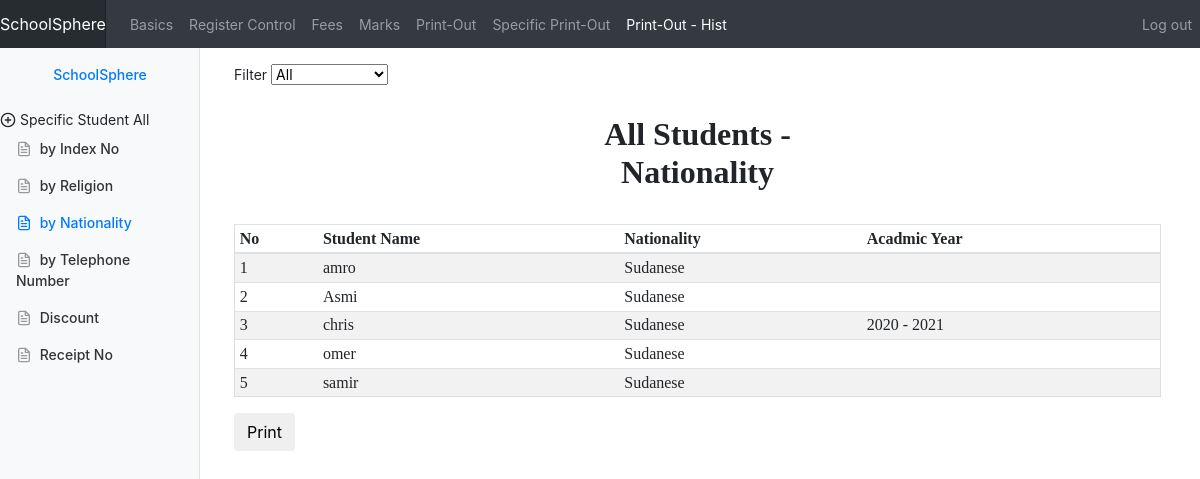
The app's page /SReportAllStudents_nationality.php (signed in) with its own data.
### tables this page shows
CREATE TABLE `student` (
  `Id_Student` int(15) NOT NULL,
  `StudentName` varchar(20) NOT NULL,
  `Dateofbirth` date NOT NULL,
  `Nationality` varchar(20) NOT NULL,
  `Religion` varchar(20) NOT NULL,
  `Address_area` varchar(255) NOT NULL,
  `phone1` varchar(20) NOT NULL,
  `phone2` varchar(20) NOT NULL,
  `Email` varchar(150) NOT NULL,
  `IndexNo` varchar(20) NOT NULL,
  `acadmicyear` varchar(15) NOT NULL,
  `whodidit` varchar(25) NOT NULL DEFAULT 'admin',
  `whenwasit` timestamp NOT NULL DEFAULT current_timestamp()
);

### SReportAllStudents_nationality.php (the view, shortened to what this page needs)
<?php
require_once("config.php");
require_once('sidebar.php');
?>
<!doctype html>
<html lang="en">
  <head>
    <link href="css/bootstrap.min.css" rel="stylesheet">
    <link href="dashboard.css" rel="stylesheet">
  </head>
  <body>
    <main role="main" class="col-md-9 ml-sm-auto col-lg-10 pt-3 px-4">
      <form method="GET" action="<?php echo $_SERVER['PHP_SELF']; ?>">
        Filter
        <?php
$mywhere = "";
?>
        <select name="part" onchange='this.form.submit()'>
          <?php
switch ($_GET['part'])
{
      ?>
          <?php
default:
  ?>
          <option>All</option>
          <?php
}
?>
        </select>
      </form>
      <div id="printableArea" class="box-body" style="font-family:'Droid Arabic Naskh', serif;">
        <h2><?php include('headerforprint.php'); ?></h2>
        <div class="table-responsive">
          <?php
         $SqlCommandForCFe = " SELECT `Id_Student`, `StudentName`, `Dateofbirth`, `Nationality`, `Religion`, `IndexNo` ,
         `acadmicyear` FROM `student` $mywhere order by StudentName ";
        $CheckIfHereInF      = mysqli_query($link, $SqlCommandForCFe);
        ?>
          <table id="myTable" class="table table-striped table-sm">
            <thead>
              <tr>
                <th onclick="sortTableNumber(0)">No</th>
                <th onclick="sortTable(1)">Student Name</th>
                <th onclick="sortTable(2)">Nationality</th>
                <th onclick="sortTable(3)">Acadmic Year</th>
              </tr>
            </thead>
            <tbody>
              <?php
            $count = 1;
            while ($CheckIfReturnInF   = mysqli_fetch_array($CheckIfHereInF)) {
              echo "<tr>";
              echo "  <td>" . $count . "</td>";
              $count++;
              echo "  <td>" . $CheckIfReturnInF['StudentName'] . "</td>";
              echo "  <td>" . $CheckIfReturnInF['Nationality'] . "</td>";
              echo " <td>" . $CheckIfReturnInF['acadmicyear'] . "</td>";
              echo "</tr>";
            }
            ?>
            </tbody>
          </table>
          </head>
</html>
<button type="submit" onclick="printDiv('printableArea')" class="btn btn-default">Print</button>

### dashboard.css (style rules this page uses)
body { font-size: .875rem; }

### SReportAllStudents_nationality.php (style rules this page uses)
table { border-spacing: 0; width: 100%; border: 1px solid #ddd; }
th { cursor: pointer; }
th, td { text-align: left; padding: 16px; }

### records on screen
student: StudentName "amro", Nationality "Sudanese"
student: StudentName "Asmi", Nationality "Sudanese"
student: StudentName "chris", Nationality "Sudanese", acadmicyear "2020 - 2021"
student: StudentName "omer", Nationality "Sudanese"
student: StudentName "samir", Nationality "Sudanese"

### other values on screen
$SYSTEM_NAME "SchoolSphere"
$formnameheaderforprint "All Students - Nationality"
